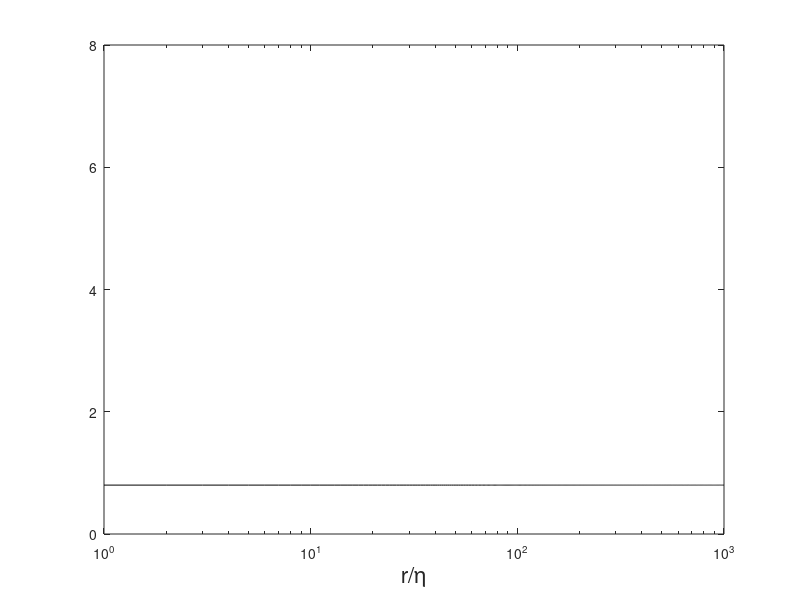

Recreate this plot in MATLAB.
%
%  2nd and 3rd order Isotropy check:  time averaged  
%
%
mu=0;
ke=0;
nx=1;
delx_over_eta=1;
eta = 1/(nx*delx_over_eta);
ext='.isostr';

%name='/scratch1/taylorm/iso12w512A0001.3847'
%nx=512; delx_over_eta=5.8615; epsilon=.2849;

%name='/scratch1/taylorm/iso12_500A0001.7723'
%nx=500; delx_over_eta=2.740; epsilon=3.5208;

%name='/scratch1/taylorm/iso12_250A0022.000'
%nx=250; delx_over_eta=.80; epsilon=3.9;


%name='/ccs/scratch/taylorm/check256_0000.8000'

%name='/ccs/scratch/taylorm/dns/iso12_5120002.7000'

name='/ccs/scratch/taylorm/dns/iso12_512'
nx=512; delx_over_eta=2.74; epsilon=3.89;  teddy=1.0
%ext='.isostr001';
times=[1:.1:7.0];



ndir_use=0;
%ndir_use=49;  disp('USING ONLY 49 DIRECTIONS')



k=0;




xx=(1:.5:(nx./2.5)) / nx;
xx_plot=(1:.5:(nx./2.5)) *delx_over_eta;   % units of r/eta

yll_ave=zeros([length(xx),15]);
ytt_ave=zeros([length(xx),15]);
ylll_ave=zeros([length(xx),15]);
yltt_ave=zeros([length(xx),15]);


times_plot=[];
for t=times
  tstr=sprintf('%10.4f',t+10000);
  fname=[name,tstr(2:10)];
  disp([fname,ext]);
  fid=fopen([fname,ext]);
  if (fid<0) ;
    disp('error openining file, skipping...');
  else
    fclose(fid);
    times_plot=[times_plot,t];
    k=k+1;
    [nx,ndelta,ndir,r_val,ke,eps_l,mu,D_ll,D_lll,D1_tt,D2_tt,D1_ltt,D2_ltt] ...
        = readisostr( [fname,ext] );
    eta_l = (mu^3 / eps_l)^.25;
    delx_over_eta_l=(1/nx)/eta_l;
    
    for dir=1:15;
      x=r_val(:,dir)/nx;                % box length
      
      yl  = D_ll(:,dir); 
      yt = .5*(D2_tt(:,dir)+D1_tt(:,dir));
      yl = spline(x,yl,xx); 
      yt = spline(x,yt,xx); 
      yll_ave(:,dir)=yll_ave(:,dir)+yl';
      ytt_ave(:,dir)=ytt_ave(:,dir)+yt';

      yl  = -D_lll(:,dir); 
      yt = -.5*(D2_ltt(:,dir)+D1_ltt(:,dir));
      yl = spline(x,yl,xx); 
      yt = spline(x,yt,xx); 
      ylll_ave(:,dir)=ylll_ave(:,dir)+yl';
      yltt_ave(:,dir)=yltt_ave(:,dir)+yt';
      
    end
  end

end
times=times_plot;
yll_ave=yll_ave/length(times);
ytt_ave=ytt_ave/length(times);
ylll_ave=ylll_ave/length(times);
yltt_ave=yltt_ave/length(times);

figure(5); clf
for i=[1]
  yll=yll_ave(:,i);
  ytt=ytt_ave(:,i)' .*xx.^(-2/3);
  ylll=ylll_ave(:,i);
  yltt=yltt_ave(:,i)' ./xx;;

  semilogx(xx_plot,ytt,'r'); hold on;
  semilogx(xx_plot,yltt,'r'); hold on;

  %
  %  compute and plot: (D_ll  + .5 r d/dr ( D_ll) )^(-2/3)
  %  
  f = yll';
  l=length(f);
  df = ( f(3:l)-f(1:l-2)) ./ (xx(3:l)-xx(1:l-2));
  f2 = f(2:l-1) + .5*xx(2:l-1).*df;
  f2 = f2 .* xx(2:l-1).^(-2/3);
  semilogx(xx_plot(2:l-1),f2,'g');

  %
  %compute and plot: [ 1/6 d/dr r D_+lll ] /r
  %
  f = ylll'.*xx/6;
  l=length(f);
  df = ( f(3:l)-f(1:l-2)) ./ (xx(3:l)-xx(1:l-2));
  df = df./xx(2:l-1);
  semilogx(xx_plot(2:l-1),df,'g');
end

axis([1 1000 0 8.0])
x=1:1000; plot(x,(4/5)*x./x,'k');
hold off;
%title('D_{lll} / r\epsilon   (4/5 law) ');
ylabel(' ','FontSize',16);
xlabel('r/\eta','FontSize',16);

print -dpsc isotime.ps

